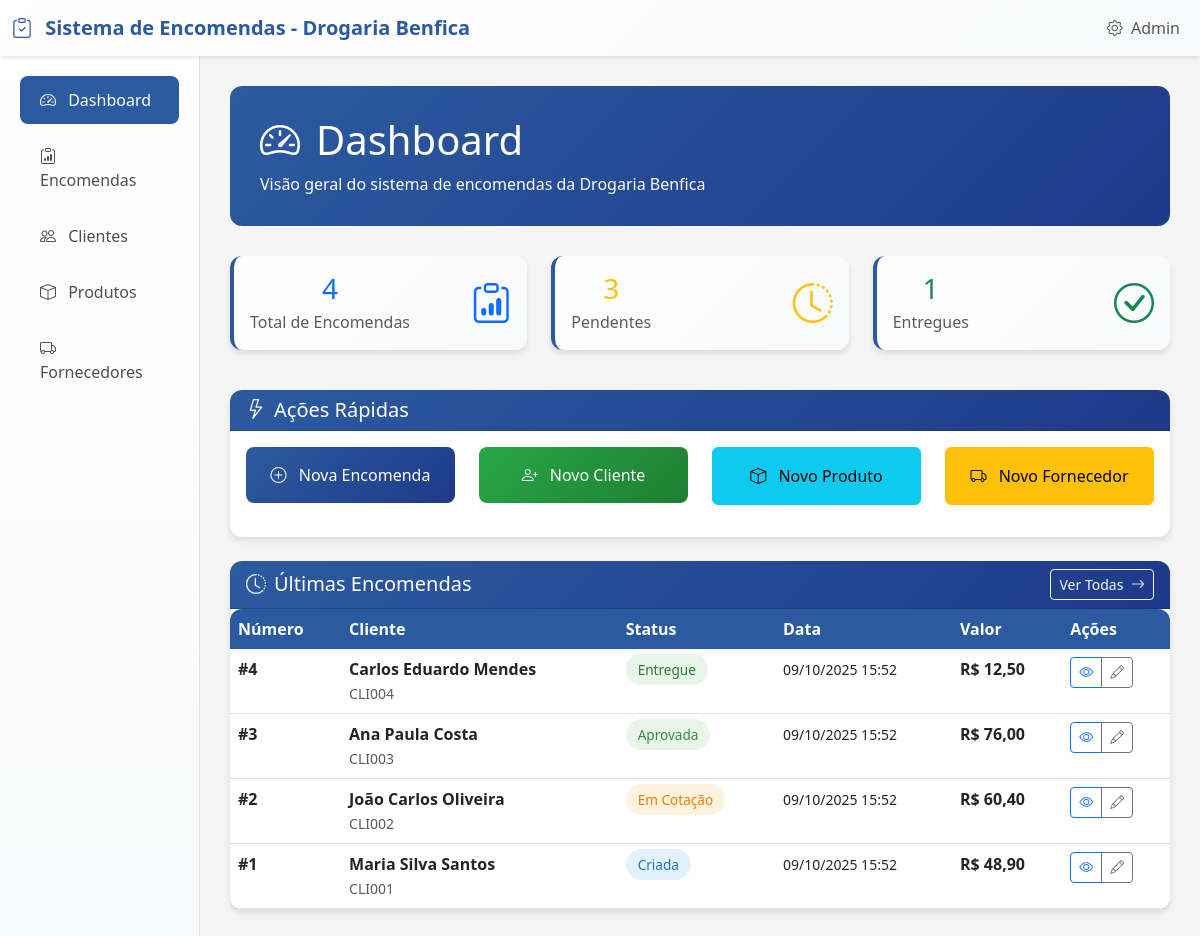
The page / on the database its author committed.
### encomendas/models.py (models this page shows, shortened)
class Encomenda(models.Model):
    STATUS_CHOICES = [
        ('criada', 'Criada'),
        ('cotacao', 'Em Cotação'),
        ('aprovada', 'Aprovada'),
        ('em_andamento', 'Em Andamento'),
        ('pronta', 'Pronta para Entrega'),
        ('entregue', 'Entregue'),
        ('cancelada', 'Cancelada'),
    ]
    numero_encomenda = models.AutoField(primary_key=True, verbose_name="Número da Encomenda")
    cliente = models.ForeignKey(Cliente, on_delete=models.CASCADE, verbose_name="Cliente")
    data_criacao = models.DateTimeField(auto_now_add=True, verbose_name="Data de Criação (sistema)")
    data_encomenda = models.DateField(verbose_name="Data", help_text="Data da encomenda (campo do cabeçalho)", default=timezone.now)
    responsavel_criacao = models.CharField(max_length=100, verbose_name="Responsável",
                                         help_text="Responsável pela criação da encomenda")
    status = models.CharField(max_length=20, choices=STATUS_CHOICES, default='criada', verbose_name="Status")
    observacoes = models.TextField(blank=True, verbose_name="Observação",
                                 help_text="Campo 'Observação' do formulário físico")
    valor_total = models.DecimalField(
        max_digits=10,
        decimal_places=2,
        default=Decimal('0.00'),
        verbose_name="Valor do Produto",
        help_text="Valor total dos produtos da encomenda"
    )
    updated_at = models.DateTimeField(auto_now=True)
    class Meta:
        verbose_name = "Encomenda"
        verbose_name_plural = "Encomendas"
        ordering = ['-numero_encomenda']

class Cliente(models.Model):
    nome = models.CharField(max_length=200, verbose_name="Nome do Cliente")
    codigo = models.CharField(max_length=50, unique=True, verbose_name="Código")
    endereco = models.TextField(verbose_name="Endereço")
    bairro = models.CharField(max_length=100, verbose_name="Bairro")
    referencia = models.CharField(max_length=200, blank=True, verbose_name="Referência")
    telefone = models.CharField(max_length=20, blank=True, verbose_name="Telefone")
    created_at = models.DateTimeField(auto_now_add=True)
    updated_at = models.DateTimeField(auto_now=True)
    class Meta:
        verbose_name = "Cliente"
        verbose_name_plural = "Clientes"
        ordering = ['nome']

### encomendas/views.py (the view)
# urls.py: path('', views.dashboard, name='dashboard'),
def dashboard(request):
    total_encomendas = Encomenda.objects.count()
    encomendas_pendentes = Encomenda.objects.filter(status__in=['criada', 'cotacao', 'aprovada', 'em_andamento']).count()
    encomendas_entregues = Encomenda.objects.filter(status='entregue').count()
    ultimas_encomendas = Encomenda.objects.select_related('cliente').order_by('-data_criacao')[:5]
    context = {
        'total_encomendas': total_encomendas,
        'encomendas_pendentes': encomendas_pendentes,
        'encomendas_entregues': encomendas_entregues,
        'ultimas_encomendas': ultimas_encomendas,
    }
    return render(request, 'encomendas/dashboard.html', context)

### encomendas/templates/encomendas/dashboard.html (shortened to what this page needs)
{% extends 'encomendas/base.html' %}
{% block content %}
<div class="page-header">
    <h1><i class="bi bi-speedometer2 me-3"></i>Dashboard</h1>
    <p class="mb-0">Visão geral do sistema de encomendas da Drogaria Benfica</p>
</div>
<div class="row mb-4">
    <div class="col-md-4 mb-3">
        <div class="card stats-card h-100">
            <div class="card-body text-center">
                <div class="d-flex align-items-center justify-content-between">
                    <div>
                        <h3 class="text-primary mb-1">{{ total_encomendas }}</h3>
                        <p class="text-muted mb-0">Total de Encomendas</p>
                    </div>
                    <div class="text-primary">
                        <i class="bi bi-clipboard-data" style="font-size: 2.5rem;"></i>
                    </div>
                </div>
            </div>
        </div>
    </div>
    <div class="col-md-4 mb-3">
        <div class="card stats-card h-100">
            <div class="card-body text-center">
                <div class="d-flex align-items-center justify-content-between">
                    <div>
                        <h3 class="text-warning mb-1">{{ encomendas_pendentes }}</h3>
                        <p class="text-muted mb-0">Pendentes</p>
                    </div>
                    <div class="text-warning">
                        <i class="bi bi-clock-history" style="font-size: 2.5rem;"></i>
                    </div>
                </div>
            </div>
        </div>
    </div>
    <div class="col-md-4 mb-3">
        <div class="card stats-card h-100">
            <div class="card-body text-center">
                <div class="d-flex align-items-center justify-content-between">
                    <div>
                        <h3 class="text-success mb-1">{{ encomendas_entregues }}</h3>
                        <p class="text-muted mb-0">Entregues</p>
                    </div>
                    <div class="text-success">
                        <i class="bi bi-check-circle" style="font-size: 2.5rem;"></i>
                    </div>
                </div>
            </div>
        </div>
    </div>
</div>
<div class="row mb-4">
    <div class="col-12">
        <div class="card">
            <div class="card-header">
                <h5 class="mb-0"><i class="bi bi-lightning me-2"></i>Ações Rápidas</h5>
            </div>
            <div class="card-body">
                <div class="row">
                    <div class="col-md-3 mb-3">
                        <a href="{% url 'encomenda_create' %}" class="btn btn-primary w-100 py-3">
                            <i class="bi bi-plus-circle me-2"></i>
                            Nova Encomenda
                        </a>
                    </div>
                    <div class="col-md-3 mb-3">
                        <a href="{% url 'cliente_create' %}" class="btn btn-success w-100 py-3">
                            <i class="bi bi-person-plus me-2"></i>
                            Novo Cliente
                        </a>
                    </div>
                    <div class="col-md-3 mb-3">
                        <a href="{% url 'produto_create' %}" class="btn btn-info w-100 py-3">
                            <i class="bi bi-box me-2"></i>
                            Novo Produto
                        </a>
                    </div>
                    <div class="col-md-3 mb-3">
                        <a href="{% url 'fornecedor_create' %}" class="btn btn-warning w-100 py-3">
                            <i class="bi bi-truck me-2"></i>
                            Novo Fornecedor
                        </a>
                    </div>
                </div>
            </div>
        </div>
    </div>
</div>
<div class="row">
    <div class="col-12">
        <div class="card">
            <div class="card-header d-flex justify-content-between align-items-center">
                <h5 class="mb-0"><i class="bi bi-clock-history me-2"></i>Últimas Encomendas</h5>
                <a href="{% url 'encomenda_list' %}" class="btn btn-outline-light btn-sm">
                    Ver Todas <i class="bi bi-arrow-right ms-1"></i>
                </a>
            </div>
            <div class="card-body p-0">
                {% if ultimas_encomendas %}
                    <div class="table-responsive">
                        <table class="table table-hover mb-0">
                            <thead>
                                <tr>
                                    <th>Número</th>
                                    <th>Cliente</th>
                                    <th>Status</th>
                                    <th>Data</th>
                                    <th>Valor</th>
                                    <th>Ações</th>
                                </tr>
                            </thead>
                            <tbody>
                                {% for encomenda in ultimas_encomendas %}
                                <tr>
                                    <td>
                                        <strong>#{{ encomenda.numero_encomenda }}</strong>
                                    </td>
                                    <td>
                                        <div>
                                            <strong>{{ encomenda.cliente.nome }}</strong><br>
                                            <small class="text-muted">{{ encomenda.cliente.codigo }}</small>
                                        </div>
                                    </td>
                                    <td>
                                        <span class="status-badge status-{{ encomenda.status }}">
                                            {{ encomenda.get_status_display }}
                                        </span>
                                    </td>
                                    <td>
                                        <small>{{ encomenda.data_criacao|date:"d/m/Y H:i" }}</small>
                                    </td>
                                    <td>
                                        <strong>R$ {{ encomenda.valor_total|floatformat:2 }}</strong>
                                    </td>
                                    <td>
                                        <div class="btn-group btn-group-sm">
                                            <a href="{% url 'encomenda_detail' encomenda.pk %}" class="btn btn-outline-primary" title="Ver Detalhes">
                                                <i class="bi bi-eye"></i>
                                            </a>
                                            <a href="{% url 'encomenda_edit' encomenda.pk %}" class="btn btn-outline-secondary" title="Editar">
                                                <i class="bi bi-pencil"></i>
                                            </a>
                                        </div>
                                    </td>
                                </tr>
                                {% endfor %}
                            </tbody>
                        </table>
                    </div>
                {% endif %}
            </div>
        </div>
    </div>
</div>
{% endblock %}

### encomendas/templates/encomendas/base.html (shortened to what this page needs)
<!DOCTYPE html>
<html lang="pt-br">
<head>
    <link href="https://cdn.jsdelivr.net/npm/bootstrap@5.3.0/dist/css/bootstrap.min.css" rel="stylesheet">
    <link rel="stylesheet" href="https://cdn.jsdelivr.net/npm/bootstrap-icons@1.10.0/font/bootstrap-icons.css">
</head>
<body>
    <nav class="navbar navbar-expand-lg navbar-light">
        <div class="container-fluid">
            <a class="navbar-brand" href="{% url 'dashboard' %}">
                <i class="bi bi-clipboard-check me-2"></i>
                Sistema de Encomendas - Drogaria Benfica
            </a>
            <div class="navbar-nav ms-auto">
                <a class="nav-link" href="{% url 'admin:index' %}" target="_blank">
                    <i class="bi bi-gear me-1"></i>
                    Admin
                </a>
            </div>
        </div>
    </nav>
    <div class="container-fluid">
        <div class="row">
            <nav class="col-lg-2 sidebar" id="sidebar">
                <div class="position-sticky pt-3">
                    <ul class="nav flex-column">
                        <li class="nav-item">
                            <a class="nav-link {% if request.resolver_match.url_name == 'dashboard' %}active{% endif %}" href="{% url 'dashboard' %}">
                                <i class="bi bi-speedometer2 me-2"></i>
                                Dashboard
                            </a>
                        </li>
                        <li class="nav-item">
                            <a class="nav-link {% if 'encomenda' in request.resolver_match.url_name %}active{% endif %}" href="{% url 'encomenda_list' %}">
                                <i class="bi bi-clipboard-data me-2"></i>
                                Encomendas
                            </a>
                        </li>
                        <li class="nav-item">
                            <a class="nav-link {% if 'cliente' in request.resolver_match.url_name %}active{% endif %}" href="{% url 'cliente_list' %}">
                                <i class="bi bi-people me-2"></i>
                                Clientes
                            </a>
                        </li>
                        <li class="nav-item">
                            <a class="nav-link {% if 'produto' in request.resolver_match.url_name %}active{% endif %}" href="{% url 'produto_list' %}">
                                <i class="bi bi-box me-2"></i>
                                Produtos
                            </a>
                        </li>
                        <li class="nav-item">
                            <a class="nav-link {% if 'fornecedor' in request.resolver_match.url_name %}active{% endif %}" href="{% url 'fornecedor_list' %}">
                                <i class="bi bi-truck me-2"></i>
                                Fornecedores
                            </a>
                        </li>
                    </ul>
                </div>
            </nav>
            <main class="col-lg-10 ms-sm-auto main-content">
                {% block content %}{% endblock %}
            </main>
        </div>
    </div>
</body>
</html>

### encomendas/templates/encomendas/base.html (style rules this page uses)
:root { --primary-color: #2c5aa0; --secondary-color: #f8f9fa; --accent-color: #28a745; --danger-color: #dc3545; --warning-color: #ffc107; }
body { background-color: #f5f5f5; font-family: 'Segoe UI', Tahoma, Geneva, Verdana, sans-serif; }
.navbar-brand { font-weight: bold; color: var(--primary-color) !important; }
.navbar { background: linear-gradient(135deg, #ffffff 0%, #f8f9fa 100%); box-shadow: 0 2px 4px rgba(0,0,0,0.1); }
.card { border: none; border-radius: 12px; box-shadow: 0 4px 6px rgba(0, 0, 0, 0.1); transition: transform 0.2s ease, box-shadow 0.2s ease; }
.card-header { background: linear-gradient(135deg, var(--primary-color) 0%, #1e3a8a 100%); color: white; border-radius: 12px 12px 0 0 !important; font-weight: 600; }
.btn-primary { background: linear-gradient(135deg, var(--primary-color) 0%, #1e3a8a 100%); border: none; border-radius: 8px; padding: 10px 20px; font-weight: 500; transition: all 0.3s ease; }
.btn-success { background: linear-gradient(135deg, var(--accent-color) 0%, #1e7e34 100%); border: none; border-radius: 8px; }
.status-badge { padding: 6px 12px; border-radius: 20px; font-size: 0.85em; font-weight: 500; }
.status-criada { background-color: #e3f2fd; color: #1976d2; }
.status-cotacao { background-color: #fff3e0; color: #f57c00; }
.status-aprovada { background-color: #e8f5e8; color: #388e3c; }
.status-entregue { background-color: #e8f5e8; color: #2e7d32; }
.sidebar { background: linear-gradient(180deg, #ffffff 0%, #f8f9fa 100%); min-height: calc(100vh - 76px); border-right: 1px solid #dee2e6; }
.sidebar .nav-link { color: #495057; padding: 12px 20px; border-radius: 8px; margin: 4px 8px; transition: all 0.3s ease; }
.sidebar .nav-link.active { background-color: var(--primary-color); color: white; }
.main-content { padding: 30px; }
.page-header { background: linear-gradient(135deg, var(--primary-color) 0%, #1e3a8a 100%); color: white; padding: 30px; border-radius: 12px; margin-bottom: 30px; }
.stats-card { background: linear-gradient(135deg, #ffffff 0%, #f8f9fa 100%); border-left: 4px solid var(--primary-color); }
.table { background: white; border-radius: 12px; overflow: hidden; box-shadow: 0 2px 4px rgba(0,0,0,0.1); }
.table thead th { background-color: var(--primary-color); color: white; border: none; font-weight: 600; }

### rows shown on the page
Encomenda: numero_encomenda "4", cliente.nome "Carlos Eduardo Mendes", cliente.codigo "CLI004", status "Entregue", data_criacao "09/10/2025 15:52", valor_total "12,50"
Encomenda: numero_encomenda "3", cliente.nome "Ana Paula Costa", cliente.codigo "CLI003", status "Aprovada", data_criacao "09/10/2025 15:52", valor_total "76,00"
Encomenda: numero_encomenda "2", cliente.nome "João Carlos Oliveira", cliente.codigo "CLI002", status "Em Cotação", data_criacao "09/10/2025 15:52", valor_total "60,40"
Encomenda: numero_encomenda "1", cliente.nome "Maria Silva Santos", cliente.codigo "CLI001", status "Criada", data_criacao "09/10/2025 15:52", valor_total "48,90"

### other values the page prints
{{ total_encomendas }} "4"
{{ encomendas_pendentes }} "3"
{{ encomendas_entregues }} "1"
